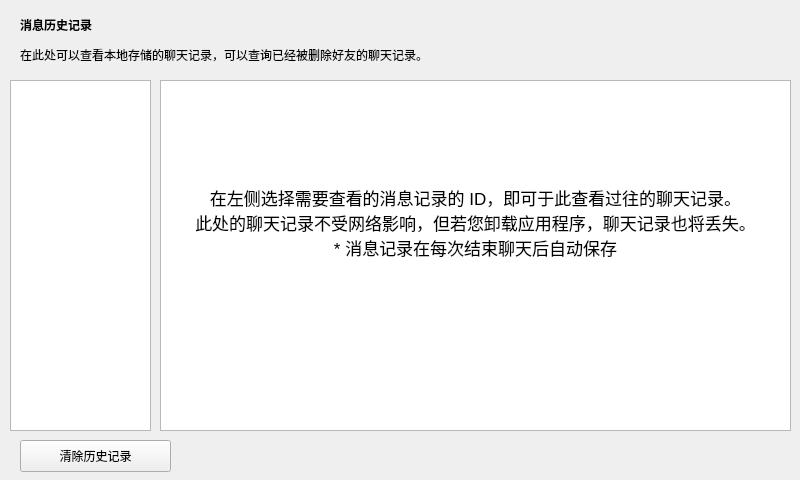
<?xml version="1.0" encoding="UTF-8"?>
<ui version="4.0">
 <class>WDMessageHistory</class>
 <widget class="QMainWindow" name="WDMessageHistory">
  <property name="geometry">
   <rect>
    <x>0</x>
    <y>0</y>
    <width>800</width>
    <height>480</height>
   </rect>
  </property>
  <property name="minimumSize">
   <size>
    <width>800</width>
    <height>480</height>
   </size>
  </property>
  <property name="maximumSize">
   <size>
    <width>800</width>
    <height>480</height>
   </size>
  </property>
  <property name="windowTitle">
   <string>聊天记录</string>
  </property>
  <widget class="QWidget" name="centralwidget">
   <widget class="QLabel" name="lTitle">
    <property name="geometry">
     <rect>
      <x>20</x>
      <y>10</y>
      <width>761</width>
      <height>61</height>
     </rect>
    </property>
    <property name="text">
     <string>&lt;html&gt;&lt;head/&gt;&lt;body&gt;&lt;p&gt;&lt;span style=&quot; font-weight:700;&quot;&gt;消息历史记录&lt;/span&gt;&lt;/p&gt;&lt;p&gt;在此处可以查看本地存储的聊天记录，可以查询已经被删除好友的聊天记录。&lt;/p&gt;&lt;/body&gt;&lt;/html&gt;</string>
    </property>
    <property name="textFormat">
     <enum>Qt::RichText</enum>
    </property>
   </widget>
   <widget class="QListView" name="lSelection">
    <property name="geometry">
     <rect>
      <x>10</x>
      <y>80</y>
      <width>141</width>
      <height>351</height>
     </rect>
    </property>
    <property name="editTriggers">
     <set>QAbstractItemView::NoEditTriggers</set>
    </property>
   </widget>
   <widget class="QTextEdit" name="lMain">
    <property name="geometry">
     <rect>
      <x>160</x>
      <y>80</y>
      <width>631</width>
      <height>351</height>
     </rect>
    </property>
    <property name="readOnly">
     <bool>true</bool>
    </property>
    <property name="html">
     <string>&lt;!DOCTYPE HTML PUBLIC &quot;-//W3C//DTD HTML 4.0//EN&quot; &quot;http://www.w3.org/TR/REC-html40/strict.dtd&quot;&gt;
&lt;html&gt;&lt;head&gt;&lt;meta name=&quot;qrichtext&quot; content=&quot;1&quot; /&gt;&lt;meta charset=&quot;utf-8&quot; /&gt;&lt;style type=&quot;text/css&quot;&gt;
p, li { white-space: pre-wrap; }
&lt;/style&gt;&lt;/head&gt;&lt;body style=&quot; font-family:'.AppleSystemUIFont'; font-size:13pt; font-weight:400; font-style:normal;&quot;&gt;
&lt;p align=&quot;center&quot; style=&quot;-qt-paragraph-type:empty; margin-top:0px; margin-bottom:0px; margin-left:0px; margin-right:0px; -qt-block-indent:0; text-indent:0px;&quot;&gt;&lt;br /&gt;&lt;/p&gt;
&lt;p align=&quot;center&quot; style=&quot;-qt-paragraph-type:empty; margin-top:0px; margin-bottom:0px; margin-left:0px; margin-right:0px; -qt-block-indent:0; text-indent:0px;&quot;&gt;&lt;br /&gt;&lt;/p&gt;
&lt;p align=&quot;center&quot; style=&quot;-qt-paragraph-type:empty; margin-top:0px; margin-bottom:0px; margin-left:0px; margin-right:0px; -qt-block-indent:0; text-indent:0px;&quot;&gt;&lt;br /&gt;&lt;/p&gt;
&lt;p align=&quot;center&quot; style=&quot;-qt-paragraph-type:empty; margin-top:0px; margin-bottom:0px; margin-left:0px; margin-right:0px; -qt-block-indent:0; text-indent:0px;&quot;&gt;&lt;br /&gt;&lt;/p&gt;
&lt;p align=&quot;center&quot; style=&quot;-qt-paragraph-type:empty; margin-top:0px; margin-bottom:0px; margin-left:0px; margin-right:0px; -qt-block-indent:0; text-indent:0px;&quot;&gt;&lt;br /&gt;&lt;/p&gt;
&lt;p align=&quot;center&quot; style=&quot; margin-top:0px; margin-bottom:0px; margin-left:0px; margin-right:0px; -qt-block-indent:0; text-indent:0px;&quot;&gt;在左侧选择需要查看的消息记录的 ID，即可于此查看过往的聊天记录。&lt;/p&gt;
&lt;p align=&quot;center&quot; style=&quot; margin-top:0px; margin-bottom:0px; margin-left:0px; margin-right:0px; -qt-block-indent:0; text-indent:0px;&quot;&gt;此处的聊天记录不受网络影响，但若您卸载应用程序，聊天记录也将丢失。&lt;/p&gt;
&lt;p align=&quot;center&quot; style=&quot; margin-top:0px; margin-bottom:0px; margin-left:0px; margin-right:0px; -qt-block-indent:0; text-indent:0px;&quot;&gt;* 消息记录在每次结束聊天后自动保存&lt;/p&gt;&lt;/body&gt;&lt;/html&gt;</string>
    </property>
   </widget>
   <widget class="QPushButton" name="btnClear">
    <property name="geometry">
     <rect>
      <x>20</x>
      <y>440</y>
      <width>151</width>
      <height>32</height>
     </rect>
    </property>
    <property name="text">
     <string>清除历史记录</string>
    </property>
   </widget>
  </widget>
 </widget>
 <resources/>
 <connections/>
</ui>
